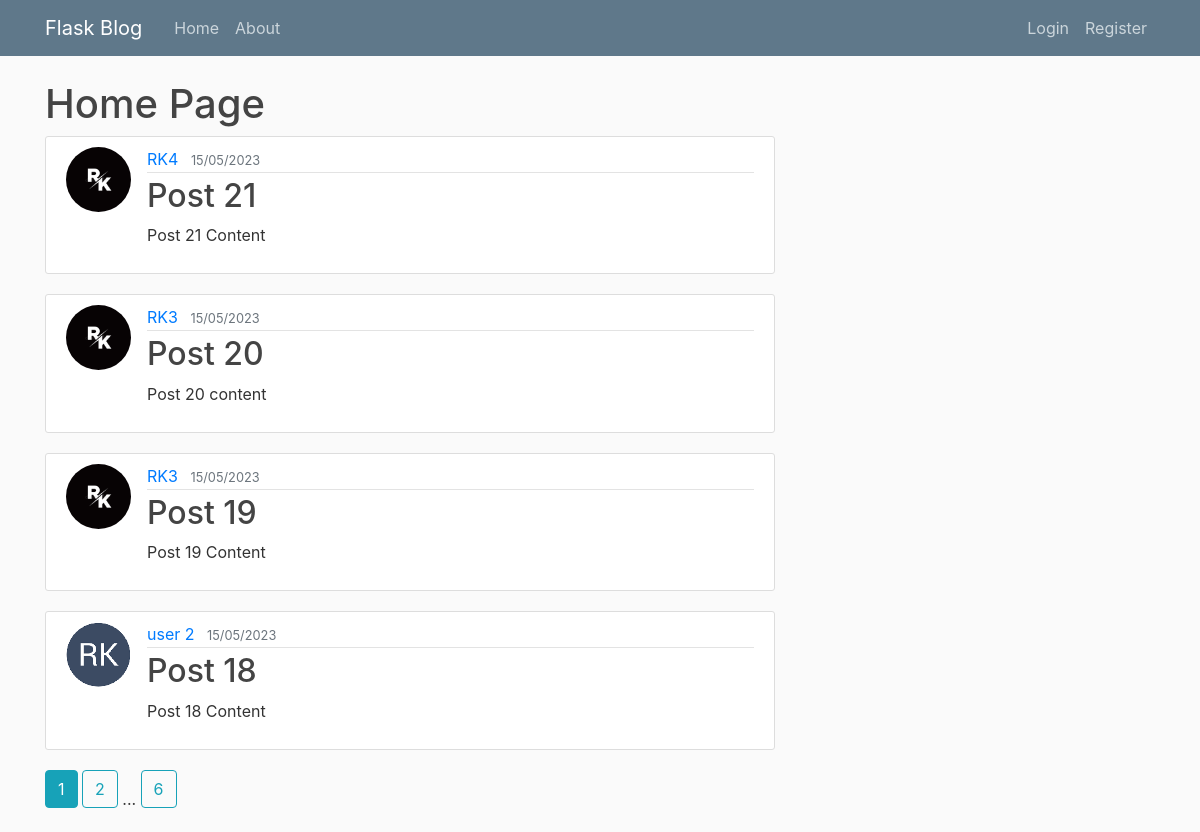
Page /home on the earlier database version.
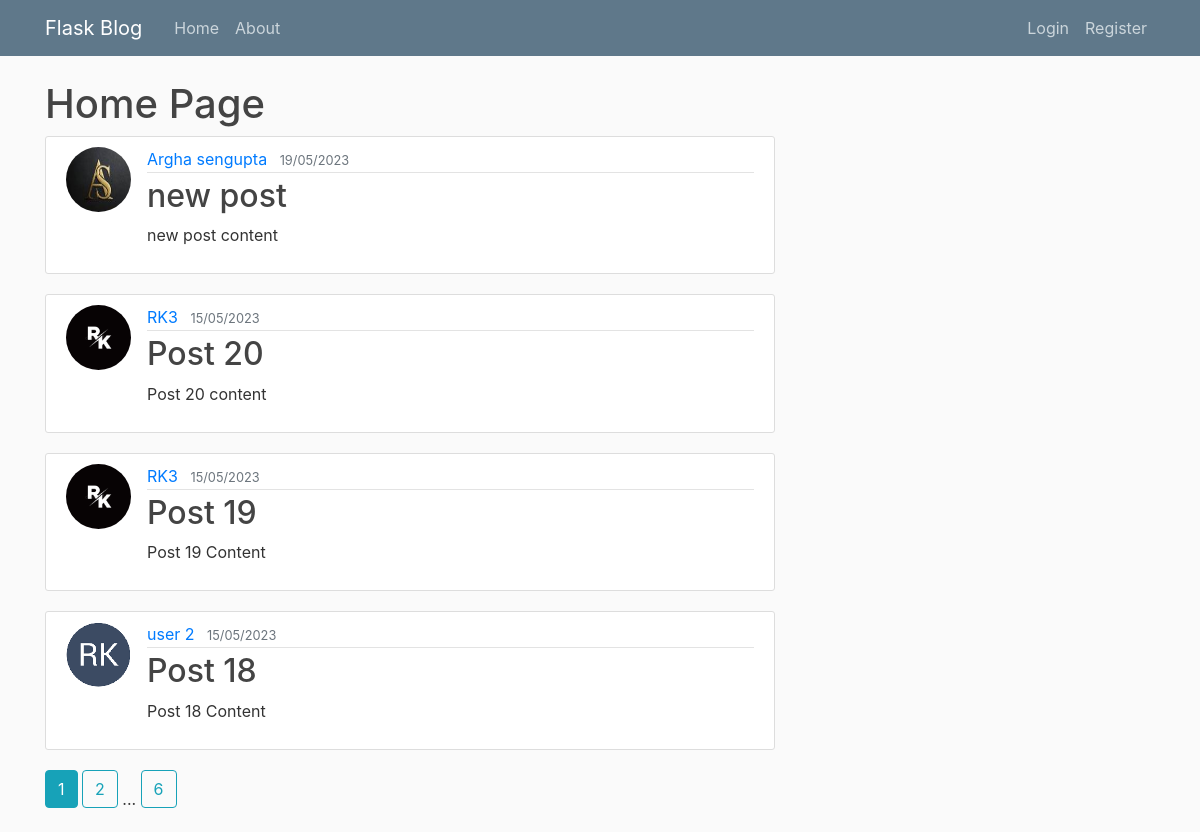
Same page on the later database version.
### flaskblog/model.py (models this page shows, shortened)
class Post(db.Model):
    id = db.Column(db.Integer,primary_key = True)
    title = db.Column(db.String(100),nullable = False)
    date_posted = db.Column(db.DateTime,nullable = False,default = datetime.utcnow)
    content = db.Column(db.Text,nullable = False)
    user_id = db.Column(db.Integer,db.ForeignKey('user.id'),nullable = False)

class User(db.Model,UserMixin):
    id = db.Column(db.Integer,primary_key = True)
    firstname = db.Column(db.String(20),nullable = False)
    lastname = db.Column(db.String(20),nullable = False,default = "")
    username = db.Column(db.String(20),unique = True,nullable = False)
    email = db.Column(db.String(120),unique = True,nullable = False)
    image_file = db.Column(db.String(20),nullable = False, default = 'default.jpg')
    password = db.Column(db.String(60),nullable = False)
    posts = db.relationship("Post",backref = "author",lazy = True)

### flaskblog/routes.py (the view)
@app.route("/")
@app.route("/home")
def home():
    page = request.args.get('page',1,type=int)
    p = Post.query.order_by(Post.date_posted.desc()).paginate(per_page=4,page=page)
    return render_template("home.html",post=p)

### flaskblog/templates/home.html (shortened to what this page needs)
{% extends "layout.html" %}
{% block content %}
    <h1>Home Page</h1>
    {% for p in post.items %}
    <article class="media content-section">
        <img class="rounded-circle article-img" src="{{ url_for('static',filename = 'profile_pics/' + p.author.image_file) }}" alt="">
        <div class="media-body">
          <div class="article-metadata">
            <a class="mr-2" href="{{url_for('account',account_id = p.author.id)}}">{{ p.author.firstname }} {{p.author.lastname}}</a>
            <small class="text-muted">{{ p.date_posted.strftime("%d/%m/%Y") }}</small>
          </div>
          <h2><a class="article-title" href="{{ url_for('post', post_id = p.id) }}">{{ p.title }}</a></h2>
          <p class="article-content">{{ p.content }}</p>
        </div>
    </article>
    {% endfor %}
    {% for page_num in post.iter_pages(left_edge=1,right_edge=1,left_current=1,right_current = 1) %}
        {% if page_num %}
            {% if post.page == page_num %}
                <a class="btn btn-info mb-4" href="{{url_for('home',page=page_num)}}">{{page_num}}</a>
            {% else %}
                <a class="btn btn-outline-info mb-4" href="{{url_for('home',page=page_num)}}">{{page_num}}</a>
            {% endif %}
        {% else %}
            ...
        {% endif %}
    {% endfor %}
{% endblock content %}

### flaskblog/templates/layout.html (shortened to what this page needs)
<!DOCTYPE html>
<html lang="en">
<head>
    <link rel="stylesheet" href="https://maxcdn.bootstrapcdn.com/bootstrap/4.0.0/css/bootstrap.min.css">
    <link rel="stylesheet" href="https://cdn.jsdelivr.net/npm/bootstrap@4.3.1/dist/css/bootstrap.min.css">
    <link rel="stylesheet" type="text/css" href="{{ url_for('static',filename='main.css')}}">
</head>
<body>
    <header class="site-header">
        <nav class="navbar navbar-expand-md navbar-dark bg-steel fixed-top">
          <div class="container">
            <a class="navbar-brand mr-4" href="/">Flask Blog</a>
            <div class="collapse navbar-collapse" id="navbarToggle">
              <div class="navbar-nav mr-auto">
                <a class="nav-item nav-link" href="{{ url_for('home')}}">Home</a>
                <a class="nav-item nav-link" href="{{ url_for('about')}}">About</a>
              </div>
              <div class="navbar-nav">
                {% if current_user.is_authenticated %}
                <a class="nav-item nav-link" href="{{ url_for('new_post')}}">New Post</a>
                <a class="nav-item nav-link" href="{{ url_for('account',account_id = current_user.id)}}">Account</a>
                  <a class="nav-item nav-link" href="{{ url_for('logout')}}">Logout</a>
                {% else %}
                  <a class="nav-item nav-link" href="{{ url_for('login')}}">Login</a>
                  <a class="nav-item nav-link" href="{{ url_for('register')}}">Register</a>
                {% endif %}
              </div>
            </div>
          </div>
        </nav>
      </header>
      <main role="main" class="container">
        <div class="row">
          <div class="col-md-8">
            {% block content %}{% endblock %}
          </div>
        </div>
      </main>
</body>
</html>

### flaskblog/static/main.css (style rules this page uses)
body { background: #fafafa; color: #333333; margin-top: 5rem; }
h1, h2, h3, h4, h5, h6 { color: #444444; }
.bg-steel { background-color: #5f788a; }
.site-header .navbar-nav .nav-link { color: #cbd5db; }
.content-section { background: #ffffff; padding: 10px 20px; border: 1px solid #dddddd; border-radius: 3px; margin-bottom: 20px; }
.article-title { color: #444444; }
.article-content { white-space: pre-line; }
.article-img { height: 65px; width: 65px; margin-right: 16px; }
.article-metadata { padding-bottom: 1px; margin-bottom: 4px; border-bottom: 1px solid #e3e3e3 }

Differences in the rows shown:
removed Post: image_file (placeholder picture), author.firstname "RK4", date_posted "15/05/2023", title "Post 21", content "Post 21 Content"
added Post: image_file (picture), author.firstname "Argha", author.lastname "sengupta", date_posted "19/05/2023", title "new post", content "new post content"
